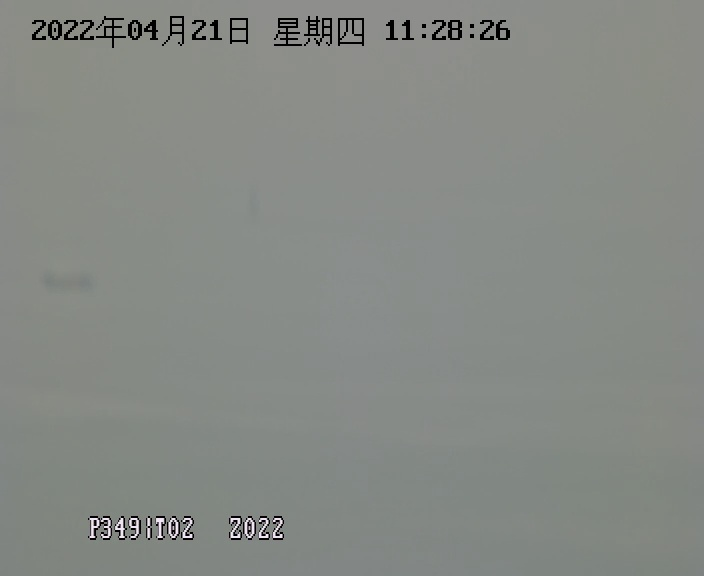
#> input picture paper_test/cs111.jpg, 704 x 576 px
$ python fenbu.py
#> lines starting #> are read from the running program, lines starting #| are printed output that depends on the picture
import cv2 as cv
import matplotlib.pyplot as plt
import numpy as np
def statistics():
    src = cv.imread("cs111.jpg")
#> src is the input picture: shape (576, 704, 3); mean B, G, R 132.9, 137.5, 133.7
    cv.imshow("o",src)
    h,w,ch = np.shape(src)
#> h = 576; w = 704; ch = 3
    #读取图像属性
    gray = cv.cvtColor(src,cv.COLOR_BGR2GRAY)
    #将图像转换成灰度图，
    cv.imshow("gray",gray)
    hest = np.zeros([256],dtype = np.int32)
    #建立空白数组
    for row in range(h):
        for col in range(w):
            pv = gray[row,col]
            hest[pv] +=1
#> after the loop, hest = 256 values, max 71793 at index 140, min 0 at index 38, mean 1584
            #统计不同像素值出现的频率
    plt.plot(hest,color = "r")
    plt.xlim([0,256])
    plt.show()
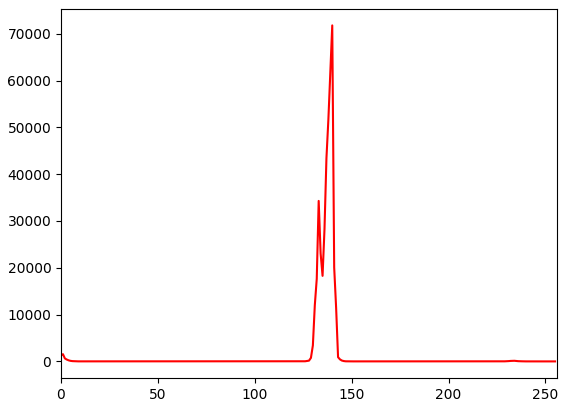
#> figure drawn by matplotlib, 1 panel; curve peaks at x = 140, y = 71793
    #画出统计图
    cv.waitKey(0)
    cv.destroyAllWindows()

statistics()

$ run again, with paper_test/cs2.png saved as paper_test/cs111.jpg
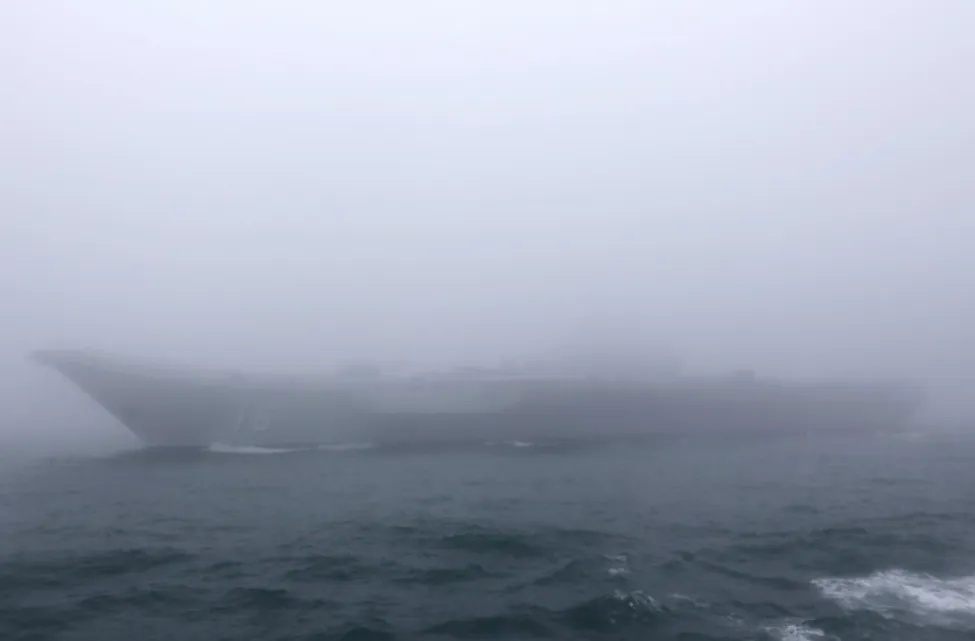
#> input picture paper_test/cs2.png, 975 x 641 px
#> in statistics, src is the input picture: shape (641, 975, 3); mean B, G, R 181.5, 165.9, 158.6
#> after the loop in statistics, `for row in range(h):`: hest = 256 values, max 13135 at index 239, min 0 at index 0, mean 2441.3
#> in statistics, `plt.show()`:
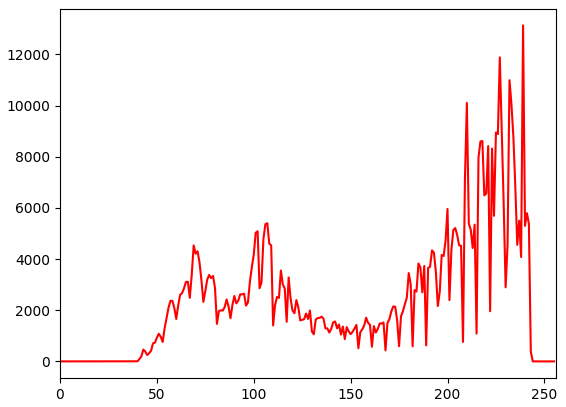
#> figure drawn by matplotlib, 1 panel; curve peaks at x = 239, y = 13135
